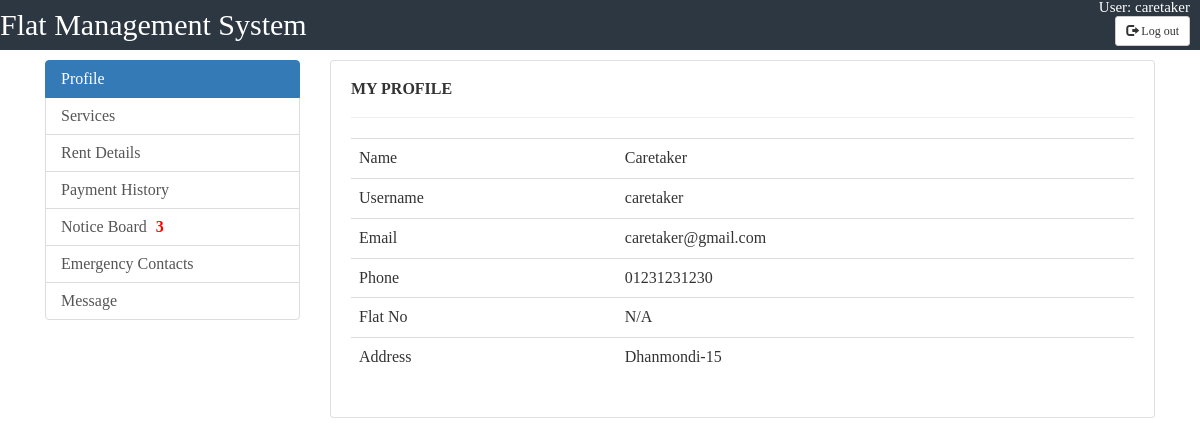
Screenshot of /Tenant/tenant.php (signed in) with the database file from the repository.
### tables this page shows
CREATE TABLE `users` (
  `id` int(25) NOT NULL,
  `username` varchar(100) NOT NULL,
  `password` varchar(100) NOT NULL,
  `email` varchar(100) NOT NULL,
  `name` varchar(100) NOT NULL,
  `nid` varchar(100) NOT NULL,
  `family_members` int(10) NOT NULL DEFAULT '1',
  `flat_no` varchar(100) NOT NULL,
  `phone` char(11) NOT NULL,
  `address` varchar(1000) NOT NULL,
  `user_level` int(1) NOT NULL DEFAULT '0'
);

### Tenant/tenant.php (the view, shortened to what this page needs)
<?php
$id=$_SESSION['id'];
$flat=$_SESSION['flat'];
?>
<?php
include_once("../includes/db.php");
$query ="Select COUNT(flat_no) from service where flat_no='$flat' and status=1 and manager=1";
$result = mysqli_query( $con, $query );
$row = mysqli_fetch_array( $result );
$count1 = $row['COUNT(flat_no)'];
$query ="Select COUNT(id) from notice";
$result = mysqli_query( $con, $query );
$row = mysqli_fetch_array( $result );
$count2 = $row[ 'COUNT(id)' ];
$count=$count1+$count2;
$query ="Select COUNT(rent_id) from rent where user_id=$id and status=0";
$result = mysqli_query( $con, $query );
$row = mysqli_fetch_array( $result );
$paymentpending = $row['COUNT(rent_id)'];
$query ="Select COUNT(id) from service where flat_no='$flat' and status=1 and manager=0";
$result = mysqli_query( $con, $query );
$row = mysqli_fetch_array($result);
$servicecount = $row['COUNT(id)'];
?>
<?php
$id=$_SESSION['id'];
include_once("../includes/db.php");
$query ="Select * from users where id=$id";
$result = mysqli_query( $con, $query );
if ( mysqli_num_rows( $result ) > 0 ) {
		while ( $row = mysqli_fetch_array( $result ) ) {
			$name = $row[ 'name' ];
			$email = $row[ 'email' ];
			$username = $row[ 'username' ];
			$address = $row[ 'address' ];
			$flat_no = $row[ 'flat_no' ];
			$phone=$row[ 'phone' ];
		}
}
else {
		echo "ERROR";
	}
?>
<!doctype html>
<html>
<head>
	<link href="//maxcdn.bootstrapcdn.com/bootstrap/4.1.1/css/bootstrap.min.css" rel="stylesheet" id="bootstrap-css">
	<link rel="stylesheet" href="https://maxcdn.bootstrapcdn.com/bootstrap/3.3.7/css/bootstrap.min.css">
	<link rel="stylesheet" href="../css/user.css">
</head>
<body>
	<div class="header">
		<div class="logo">
			<ul>
				<li id="logo">Flat Management System</li>
				<li id="user">User:
					<?php echo $_SESSION['u_id'];?>
				</li><br>
				<form action="<?php $_PHP_Self ?>" method="post">
				<li id="button"><button  name="logout" type="submit" class="btn btn-default btn-sm">
          <span class="glyphicon glyphicon-log-out"></span> Log out
        </button>
				</li>
				</form>
			</ul>
		</div>
	</div>
	<div class="container">
		<div class="row">
			<div class="col-md-3 ">
				<div class="list-group ">
					<a href="#" class="list-group-item list-group-item-action active">Profile</a>
					<a href="services.php" class="list-group-item list-group-item-action  ">Services<span class="fa fa-globe" style="color: red;font-weight: 800;padding: 5px;"><?php if($servicecount>0)echo $servicecount;?></span></</a>
					<a href="rent_details.php" class="list-group-item list-group-item-action">Rent
					Details <span class="fa fa-globe" style="color: red;font-weight: 800;padding: 5px;"><?php if($paymentpending>0)echo $paymentpending;?></span></a>
					<a href="payment_history.php" class="list-group-item list-group-item-action ">Payment History</a>
					<a href="../notice_board.php" target="_blank" class="list-group-item list-group-item-action ">Notice Board <span class="fa fa-globe" style="color: red;font-weight: 800;padding: 5px;"><?php if($count>0)echo $count;?></span></a>
					<a href="../emergency.php" target="_blank" class="list-group-item list-group-item-action">Emergency Contacts</a>
					<a href="../messaging/message.php"  target="_blank" class="list-group-item list-group-item-action">Message</a>
				</div>
			</div>
			<div class="col-md-9">
				<div class="card">
					<div class="card-body">
						<div class="row">
							<div class="col-md-12">
								<h4 style="text-transform: uppercase; font-weight: bold;">My Profile</h4>
								<hr>
							</div>
						</div>
						<div class="row">
							<div class="col-md-12">
								<form>
<?php
include_once("../includes/db.php");
$query1 ="Select * from users where id=$id";
$result = mysqli_query( $con, $query1 );
if ( mysqli_num_rows( $result ) > 0 ) {
		while ( $row = mysqli_fetch_array( $result ) ) {
			$name = $row[ 'name' ];
			$email = $row[ 'email' ];
			$username = $row[ 'username' ];
			$address = $row[ 'address' ];
			$flat_no = $row[ 'flat_no' ];
			$phone=$row[ 'phone' ];
		}
}
else {
		echo "ERROR";
	}
?>
<div class="table-responsive">
  <table class="table">
	<tr>
        <td>Name</td>
        <td><?php echo $name;?></td>
     </tr>
		<tr>
        <td>Username</td>
        <td><?php echo $username ;?></td>
     </tr>
		<tr>
        <td>Email</td>
        <td><?php echo $email;?></td>
     </tr>
		<tr>
        <td>Phone</td>
        <td><?php echo $phone;?></td>
     </tr>
	  <tr>
        <td>Flat No</td>
        <td><?php echo $flat_no;?></td>
     </tr>
     <tr>
        <td>Address</td>
        <td><?php echo $address;?></td>
     </tr>
  </table>
  </div>
								</form>
							</div>
						</div>
					</div>
				</div>
			</div>
		</div>
	</div>
</body>
</html>

### css/user.css (style rules this page uses)
html,body,div,span,applet,object,iframe,h1,h2,h3,h4,h5,h6,p,blockquote,pre,a,abbr,acronym,address,big,cite,code,del,dfn,em,img,ins,kbd,q,s,samp,small,strike,strong,sub,sup,tt,var,b,u,i,center,dl,dt,dd,ol,ul,li,fieldset,form,label,legend,table,caption,tbody,tfoot,thead,tr,th,td,article,aside,canvas,details,embed,figure,figcaption,footer,header,hgroup,menu,nav,output,ruby,section,summary,time,mark,audio,video { margin: 0; padding: 0; border: 0; font-size: 100%; font: inherit; vertical-align: baseline; }
body { line-height: 1; }
ol,ul { list-style: none; }
table { border-collapse: collapse; border-spacing: 0; }
.header { height:50px; background-color: #2c3742; margin-bottom: 10px; }
.header ul { text-decoration: none; color: white; }
.header ul li { float:left; }
#logo { font-size:30px; margin:0px; padding:10px 0px; color:#fff; }
#user,#button { float:right; margin-right: 10px; font-size: 15px; }

### rows the page displays
users: name "Caretaker", username "caretaker", email "caretaker@gmail.com", phone "01231231230", flat_no "N/A", address "Dhanmondi-15"

### other values shown
$_SESSION['u_id'] "caretaker"
$count "3"
